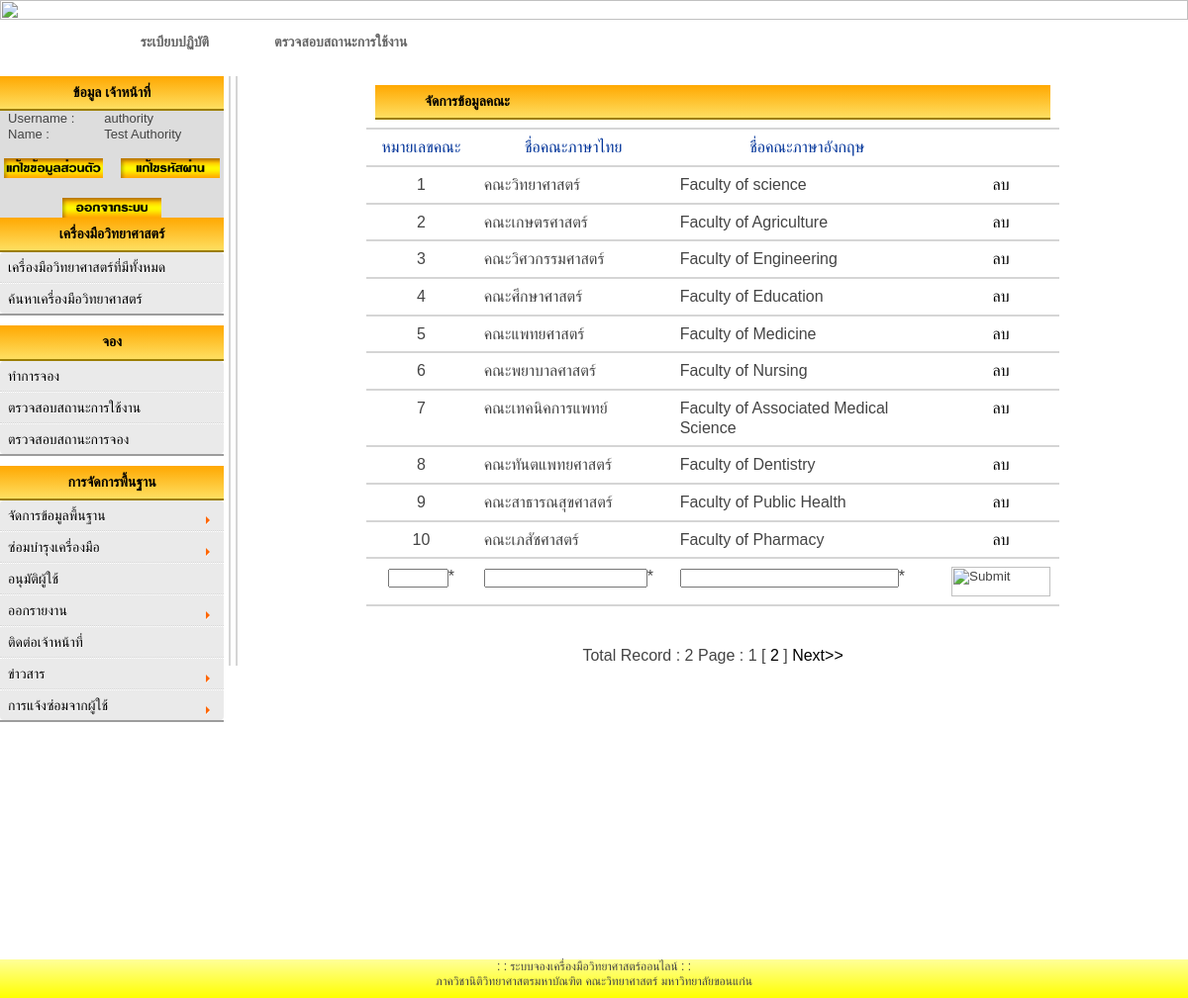
The page /authority/add_faculty-A.php (signed in) on the database its author committed.
### tables this page shows
CREATE TABLE IF NOT EXISTS `faculty` (
  `FacultyId` int(5) NOT NULL,
  `FacultyThaiName` varchar(100) NOT NULL,
  `FacultyEnglishName` varchar(100) NOT NULL,
  PRIMARY KEY (`FacultyId`)
);

CREATE TABLE IF NOT EXISTS `user` (
  `UserId` int(5) NOT NULL AUTO_INCREMENT,
  `UserName` varchar(50) NOT NULL,
  `Password` varchar(20) NOT NULL,
  `UserFullname` varchar(50) NOT NULL,
  `UserSex` varchar(5) NOT NULL,
  `UserAddress` varchar(150) NOT NULL,
  `UserPhone` varchar(11) NOT NULL,
  `UserEmail` varchar(150) NOT NULL,
  `UserSSID` varchar(13) NOT NULL,
  `UserStatus` varchar(20) NOT NULL DEFAULT 'user' COMMENT 'status: user, ADMIN, authority, authority-apply',
  `Active` varchar(10) NOT NULL DEFAULT 'No' COMMENT 'Active : Yes,No,NoApply',
  `Detail` varchar(300) NOT NULL,
  `FacultyId` varchar(10) NOT NULL,
  `DepartmentId` varchar(10) NOT NULL,
  `BranchId` varchar(10) NOT NULL,
  PRIMARY KEY (`UserId`),
  UNIQUE KEY `UserName` (`UserName`)
);

### authority/add_faculty-A.php (the view, shortened to what this page needs)
<html>
<head>
<link href="styles_head.css" rel="stylesheet" type="text/css">
<link href="table1.css" rel="stylesheet" type="text/css">
<link href="styles_menu.css" rel="stylesheet" type="text/css">
<link href="text1.css" rel="stylesheet" type="text/css" />
<link href="styles_head.css" rel="stylesheet" type="text/css">
<link rel="stylesheet" href="style.css" />
<link href="smooth-php-cal.css" rel="stylesheet" />
</head>
<link rel='stylesheet' href='date_time/datepicker.css'>
<?php include('h2.php'); ?>
 <td width="80%" rowspan="8" align="center" valign="top">   <div id="content">
<div id="content">
<?php  if($submit=="" or $show=="OK"){?>
<?php
$strSQL = "SELECT * FROM faculty ";
$objQuery = mysql_query($strSQL) or die ("Error Query [".$strSQL."]");
$Num_Rows = mysql_num_rows($objQuery);
$Per_Page = 10;
$Page = $_GET["Page"];
if(!$_GET["Page"])
{
	$Page=1;
}
$Next_Page = $Page+1;
$Page_Start = (($Per_Page*$Page)-$Per_Page);
if($Num_Rows<=$Per_Page)
{
	$Num_Pages =1;
}
else if(($Num_Rows % $Per_Page)==0)
{
	$Num_Pages =($Num_Rows/$Per_Page) ;
}
else
{
	$Num_Pages =($Num_Rows/$Per_Page)+1;
	$Num_Pages = (int)$Num_Pages;
}
$strSQL .=" order  by FacultyId ASC LIMIT $Page_Start , $Per_Page";
$objQuery  = mysql_query($strSQL);
?>
<form name="frmMain" method="post" action="<?php echo $_SERVER["PHP_SELF"];?>">
<table width="700" border="0"  id="box-table-a">
 <tr>
<td colspan="4"> <div id="head_content">
	  จัดการข้อมูลคณะ</div></td>
</tr>
  <tr >
    <th width="130"> <div align="center">หมายเลขคณะ </div></th>
    <th width="200"> <div align="center">ชื่อคณะภาษาไทย </div></th>
    <th width="300"> <div align="center">ชื่อคณะภาษาอังกฤษ </div></th>
    <th width="100"> <div align="center"> </div></th>
  </tr>
<?php
while($objResult = mysql_fetch_array($objQuery))
{
?>
  <?php
	if($objResult["FacultyId"] == $_GET["FacId"] and $_GET["Action"] == "Edit")
	{
  ?>
  <tr>
    <td><div align="center">
		<input type="text" name="txtEditFacultyId" size="5" value="<?php echo $objResult["FacultyId"];?>">
		<input type="hidden" name="hdnEditFacultyId" size="5" value="<?php echo $objResult["FacultyId"];?>">
	</div></td>
    <td><input type="text" name="txtEditFacultyThaiName" size="25" value="<?php echo $objResult["FacultyThaiName"];?>"></td>
    <td><input type="text" name="txtEditFacultyEnglishName" size="25" value="<?php echo $objResult["FacultyEnglishName"];?>"></td>
<td colspan="2" align="right"><div align="center">
      <input name="btnAdd" type="button" id="btnUpdate" value="Update" OnClick="frmMain.hdnCmd.value='Update';frmMain.submit();">
	  <input name="btnAdd" type="button" id="btnCancel" value="Cancel" OnClick="window.location='<?php echo $_SERVER["PHP_SELF"];?>';">
    </div></td>
  </tr>
  <?php
	}
  else
	{
  ?>
  <tr>
    <td><div align="center"><?php echo $objResult["FacultyId"];?></div></td>
    <td><?php echo $objResult["FacultyThaiName"];?></td>
    <td><?php echo $objResult["FacultyEnglishName"];?></td>
	<td align="center"><a href="JavaScript:if(confirm('Confirm Delete?')==true){window.location='<?php echo $_SERVER["PHP_SELF"];?>?Action=Del&FacId=<?php echo $objResult["FacultyId"];?>';}">ลบ</a></td>
  </tr>
  <?php
	}
  ?>
<?php
}
?>
  <tr>
    <td><div align="center"><input type="text" name="txtAddFacultyId" size="5">*</div></td>
    <td><input type="text" name="txtAddFacultyThaiName" size="18">*</td>
    <td><input type="text" name="txtAddFacultyEnglishName" size="25">*</td>
    <td colspan="2" align="right"><div align="center">
  <input type="image" name="btnAdd" WIDTH="100" HEIGHT="30"src="../images/submit2.bmp" OnClick="frmMain.hdnCmd.value='Add';frmMain.submit();" />
    </div></td>
  </tr>
</table><br><br>
Total <?phpecho $Num_Rows;?> Record : <?php echo $Num_Pages;?> Page :
<?php
for($i=1; $i<=$Num_Pages; $i++){
	if($i != $Page)
	{
		echo "[ <a href='$_SERVER[SCRIPT_NAME]?Page=$i'>$i</a> ]";
	}
	else
	{
		echo "<b> $i </b>";
	}
}
if($Page!=$Num_Pages)
{
	echo " <a href ='$_SERVER[SCRIPT_NAME]?Page=$Next_Page'>Next>></a> ";
}
?>
</form>
<?php }?>
</div>
</div>
</div></td>
  </tr>
   <tr>
    <td BGCOLOR="DDDDDD"><center><form name="form1" method="post" action="check_login.php">
  <table border="0" style="width: 210px">
    <?php
	$strSQL = "SELECT * FROM user WHERE UserId = '".$_SESSION['UserId']."' ";
	$objQuery = mysql_query($strSQL);
	$objResult = mysql_fetch_array($objQuery);
?>
<?php include('userbuttom.php'); ?>
<?php include('footer.php');?>
</body>
</html>

### authority/userbuttom.php
  <tbody>
      <tr  >
        <td><FONT SIZE="2" COLOR="">Username :</FONT></td>
        <td><FONT SIZE="2" COLOR=""><?php echo $objResult["UserName"];?></FONT>
        </td>
      </tr>
      <tr>
        <td><FONT SIZE="2" COLOR="">Name : </FONT></td>
        <td><FONT SIZE="2" COLOR=""><?php echo $objResult["UserFullname"];?></FONT>
        </td>
      </tr>
    </tbody>
  </table><br>
<a href="edit_profile.php"><IMG SRC="../images/edit_profile.png" WIDTH="100" HEIGHT="20" BORDER="0" ALT=""></a> &nbsp; &nbsp;
<a href="edit_password.php"><IMG SRC="../images/password.png" WIDTH="100" HEIGHT="20" BORDER="0" ALT=""></a>
<br><br>
<a href="logout.php"><IMG SRC="../images/logout.png" WIDTH="100" HEIGHT="20" BORDER="0" ALT=""></a>
<br>
</form></td>
  </tr>

### authority/table1.css (style rules this page uses)
body { line-height: 1.6em; }
#box-table-a { font-size: 16px; text-align: left; border-collapse: collapse; }
#box-table-a th { font-size: 16px; font-weight: normal; padding: 8px; border-top: 2px solid #ff9900; border-bottom: 2px solid #d5d5d5; color: #039; }
#box-table-a td { padding: 8px; color: #black; border-top: 1px solid transparent; border-right: 1px solid transparent; border-left: 1px solid transparent; border-bottom: 2px solid #d5d5d5; }

### authority/text1.css (style rules this page uses)
body { margin-left: 0px; margin-top: 0px; margin-right: 0px; margin-bottom: 0px; text-align: center; margin:auto; clear: both; <body topmargin="0" leftmargin="0" rightmargin="0" > }
a:link { color: #000; }
#content { margin:0 0 0 5; clear: both; font-size: 16px; border-left: 2px solid #d5d5d5; padding: 8 8 8 8 px; }
#head_content { background: -webkit-gradient(linear, left top, left bottom, from(#ffa801), to(#fedf61)); font-size: 14px; font-weight: bold; padding: 8 10 8 50px; border-bottom: solid 2px #9c7e04; color:#000; }

### authority/style.css (style rules this page uses)
html, body, div, span, object, iframe, h1, h2, h3, h4, h5, h6, p, blockquote, pre, abbr, address, cite, code, del, dfn, em, img, ins, kbd, q, samp, small, strong, sub, sup, var, b, i, dl, dt, dd, ol, ul, li, fieldset, form, label, legend, table, caption, tbody, tfoot, thead, tr, th, td, article, aside, canvas, details, figcaption, figure, footer, header, hgroup, menu, nav, section, summary, time, mark, audio, video { margin: 0; padding: 0; font-size: 100%; font: inherit; vertical-align: baseline; }
table { border-collapse: collapse; border-spacing: 0; }
input, select { vertical-align: middle; }
body { font:13px/1.231 sans-serif; *font-size:small; }
html { overflow-y: scroll; }
strong, th { font-weight: bold; }
td { vertical-align: top; }
label, input[type="button"], input[type="submit"], input[type="image"], button { cursor: pointer; }
button, input, select, textarea { margin: 0; }
a:link { -webkit-tap-highlight-color: #FF5E99; }
body, select, input, textarea { color: #444; }

### authority/smooth-php-cal.css (style rules this page uses)
* { padding : 0; margin : 0; }

### authority/add_faculty-A.php (style rules this page uses)
a { text-decoration:none; }

### rows shown on the page
faculty: FacultyId "1", FacultyThaiName "คณะวิทยาศาสตร์", FacultyEnglishName "Faculty of science"
faculty: FacultyId "2", FacultyThaiName "คณะเกษตรศาสตร์", FacultyEnglishName "Faculty of Agriculture"
faculty: FacultyId "3", FacultyThaiName "คณะวิศวกรรมศาสตร์", FacultyEnglishName "Faculty of Engineering"
faculty: FacultyId "4", FacultyThaiName "คณะศึกษาศาสตร์", FacultyEnglishName "Faculty of Education"
faculty: FacultyId "5", FacultyThaiName "คณะแพทยศาสตร์", FacultyEnglishName "Faculty of Medicine"
faculty: FacultyId "6", FacultyThaiName "คณะพยาบาลศาสตร์", FacultyEnglishName "Faculty of Nursing"
faculty: FacultyId "7", FacultyThaiName "คณะเทคนิคการแพทย์", FacultyEnglishName "Faculty of Associated Medical Science"
faculty: FacultyId "8", FacultyThaiName "คณะทันตแพทยศาสตร์", FacultyEnglishName "Faculty of Dentistry"
faculty: FacultyId "9", FacultyThaiName "คณะสาธารณสุขศาสตร์", FacultyEnglishName "Faculty of Public Health"
faculty: FacultyId "10", FacultyThaiName "คณะเภสัชศาสตร์", FacultyEnglishName "Faculty of Pharmacy"
user: UserName "authority", UserFullname "Test Authority"

### other values the page prints
$Num_Pages "2"
